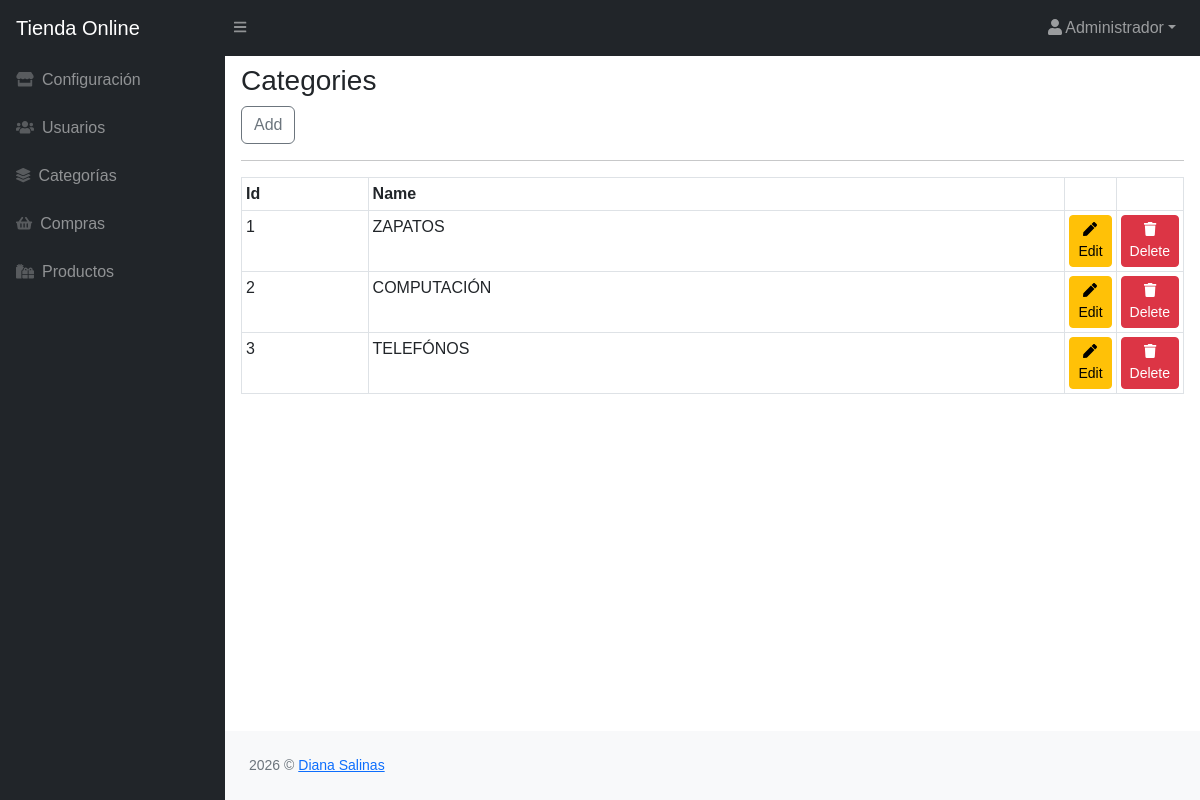
Screenshot of /admin/categorias/index.php (signed in) with the database file from the repository.
### tables this page shows
CREATE TABLE `categorias` (
  `id` int NOT NULL,
  `nombre` varchar(50) NOT NULL,
  `activo` tinyint NOT NULL DEFAULT '1'
);

### admin/categorias/index.php (the view, shortened to what this page needs)
<?php
$db = new Database();
$con = $db->conectar();
$sql = "SELECT id, nombre FROM categorias WHERE activo = 1";
$resultado = $con->query($sql);
$categorias = $resultado->fetchAll(PDO::FETCH_ASSOC);
require '../header.php';
?>
<main>
    <div class="container-fluid px-3">
        <h3 class="mt-2">Categories</h3>
        <a class="btn btn-primary" href="nuevo.php">Add</a>
        <hr>
        <table id="datatablesSimple" class="table table-bordered table-sm">
            <thead>
                <tr>
                    <th>Id</th>
                    <th>Name</th>
                    <th style="width: 5%" data-sortable="false"></th>
                    <th style="width: 5%" data-sortable="false"></th>
                </tr>
            </thead>
            <tbody>
                <?php foreach ($categorias as $categoria) { ?>
                    <tr>
                        <td><?php echo $categoria['id']; ?></td>
                        <td><?php echo $categoria['nombre']; ?></td>
                        <td>
                            <a class="btn btn-warning btn-sm" href="edita.php?id=<?php echo $categoria['id']; ?>">
                                <i class="fas fa-pen"></i> Edit
                            </a>
                        </td>
                        <td>
                            <button type="button" class="btn btn-danger btn-sm" data-bs-toggle="modal" data-bs-target="#eliminaModal" data-bs-id="<?php echo $categoria['id']; ?>">
                                <i class="fas fa-trash"></i> Delete
                            </button>
                        </td>
                    </tr>
                <?php } ?>
            </tbody>
        </table>
    </div>
</main>
<?php require '../footer.php'; ?>

### rows the page displays
categorias: id "1", nombre "ZAPATOS"
categorias: id "2", nombre "COMPUTACIÓN"
categorias: id "3", nombre "TELEFÓNOS"

### other values shown
$_SESSION['user_name'] "Administrador"
